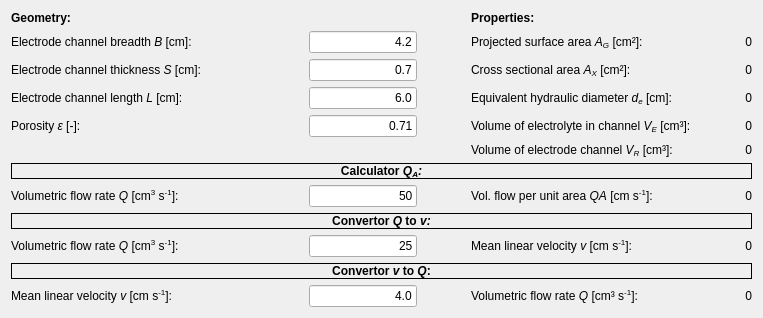
      <widget class="QWidget" name="tab_reactor">
       <attribute name="title">
        <string>Reactor</string>
       </attribute>
       <layout class="QGridLayout" name="gridLayout_3">
        <property name="horizontalSpacing">
         <number>54</number>
        </property>
        <item row="0" column="3">
         <widget class="QLabel" name="label_9">
          <property name="sizePolicy">
           <sizepolicy hsizetype="Preferred" vsizetype="Fixed">
            <horstretch>0</horstretch>
            <verstretch>0</verstretch>
           </sizepolicy>
          </property>
          <property name="text">
           <string>&lt;html&gt;&lt;head/&gt;&lt;body&gt;&lt;p&gt;&lt;span style=&quot; font-weight:600;&quot;&gt;Properties:&lt;/span&gt;&lt;/p&gt;&lt;/body&gt;&lt;/html&gt;</string>
          </property>
         </widget>
        </item>
        <item row="8" column="0" colspan="5">
         <widget class="QLabel" name="label_18">
          <property name="sizePolicy">
           <sizepolicy hsizetype="Preferred" vsizetype="Fixed">
            <horstretch>0</horstretch>
            <verstretch>0</verstretch>
           </sizepolicy>
          </property>
          <property name="frameShape">
           <enum>QFrame::Box</enum>
          </property>
          <property name="frameShadow">
           <enum>QFrame::Plain</enum>
          </property>
          <property name="lineWidth">
           <number>1</number>
          </property>
          <property name="text">
           <string>&lt;html&gt;&lt;head/&gt;&lt;body&gt;&lt;p&gt;&lt;span style=&quot; font-weight:600;&quot;&gt;Convertor &lt;/span&gt;&lt;span style=&quot; font-weight:600; font-style:italic;&quot;&gt;Q&lt;/span&gt;&lt;span style=&quot; font-weight:600;&quot;&gt; to &lt;/span&gt;&lt;span style=&quot; font-weight:600; font-style:italic;&quot;&gt;v:&lt;/span&gt;&lt;/p&gt;&lt;/body&gt;&lt;/html&gt;</string>
          </property>
          <property name="alignment">
           <set>Qt::AlignCenter</set>
          </property>
         </widget>
        </item>
        <item row="10" column="0" colspan="5">
         <widget class="QLabel" name="label_27">
          <property name="sizePolicy">
           <sizepolicy hsizetype="Preferred" vsizetype="Fixed">
            <horstretch>0</horstretch>
            <verstretch>0</verstretch>
           </sizepolicy>
          </property>
          <property name="frameShape">
           <enum>QFrame::Box</enum>
          </property>
          <property name="frameShadow">
           <enum>QFrame::Plain</enum>
          </property>
          <property name="lineWidth">
           <number>1</number>
          </property>
          <property name="midLineWidth">
           <number>0</number>
          </property>
          <property name="text">
           <string>&lt;html&gt;&lt;head/&gt;&lt;body&gt;&lt;p&gt;&lt;span style=&quot; font-weight:600;&quot;&gt;Convertor &lt;/span&gt;&lt;span style=&quot; font-weight:600; font-style:italic;&quot;&gt;v&lt;/span&gt;&lt;span style=&quot; font-weight:600;&quot;&gt; to &lt;/span&gt;&lt;span style=&quot; font-weight:600; font-style:italic;&quot;&gt;Q&lt;/span&gt;&lt;span style=&quot; font-weight:600;&quot;&gt;:&lt;/span&gt;&lt;/p&gt;&lt;/body&gt;&lt;/html&gt;</string>
          </property>
          <property name="alignment">
           <set>Qt::AlignCenter</set>
          </property>
         </widget>
        </item>
        <item row="2" column="3">
         <widget class="QLabel" name="label_20">
          <property name="text">
           <string>&lt;html&gt;&lt;head/&gt;&lt;body&gt;&lt;p&gt;Cross sectional area &lt;span style=&quot; font-style:italic;&quot;&gt;A&lt;/span&gt;&lt;span style=&quot; font-style:italic; vertical-align:sub;&quot;&gt;X&lt;/span&gt; [cm²]:&lt;/p&gt;&lt;/body&gt;&lt;/html&gt;</string>
          </property>
          <property name="wordWrap">
           <bool>false</bool>
          </property>
         </widget>
        </item>
        <item row="9" column="2">
         <widget class="QLineEdit" name="boxReactor_Qv">
          <property name="sizePolicy">
           <sizepolicy hsizetype="Fixed" vsizetype="Fixed">
            <horstretch>0</horstretch>
            <verstretch>0</verstretch>
           </sizepolicy>
          </property>
          <property name="text">
           <string>25</string>
          </property>
          <property name="alignment">
           <set>Qt::AlignRight|Qt::AlignTrailing|Qt::AlignVCenter</set>
          </property>
         </widget>
        </item>
        <item row="1" column="0">
         <widget class="QLabel" name="label_13">
          <property name="sizePolicy">
           <sizepolicy hsizetype="Fixed" vsizetype="Preferred">
            <horstretch>0</horstretch>
            <verstretch>0</verstretch>
           </sizepolicy>
          </property>
          <property name="text">
           <string>&lt;html&gt;&lt;head/&gt;&lt;body&gt;&lt;p&gt;Electrode channel breadth &lt;span style=&quot; font-style:italic;&quot;&gt;B&lt;/span&gt; [cm]:&lt;/p&gt;&lt;/body&gt;&lt;/html&gt;</string>
          </property>
         </widget>
        </item>
        <item row="2" column="4">
         <widget class="QLabel" name="lblReactor_AX">
          <property name="sizePolicy">
           <sizepolicy hsizetype="Preferred" vsizetype="Preferred">
            <horstretch>0</horstretch>
            <verstretch>0</verstretch>
           </sizepolicy>
          </property>
          <property name="text">
           <string>0</string>
          </property>
          <property name="alignment">
           <set>Qt::AlignRight|Qt::AlignTrailing|Qt::AlignVCenter</set>
          </property>
         </widget>
        </item>
        <item row="5" column="3">
         <widget class="QLabel" name="label_22">
          <property name="sizePolicy">
           <sizepolicy hsizetype="Preferred" vsizetype="Fixed">
            <horstretch>0</horstretch>
            <verstretch>0</verstretch>
           </sizepolicy>
          </property>
          <property name="text">
           <string>&lt;html&gt;&lt;head/&gt;&lt;body&gt;&lt;p&gt;Volume of electrode channel &lt;span style=&quot; font-style:italic;&quot;&gt;V&lt;/span&gt;&lt;span style=&quot; font-style:italic; vertical-align:sub;&quot;&gt;R&lt;/span&gt; [cm³]:&lt;/p&gt;&lt;/body&gt;&lt;/html&gt;</string>
          </property>
          <property name="wordWrap">
           <bool>false</bool>
          </property>
         </widget>
        </item>
        <item row="4" column="4">
         <widget class="QLabel" name="lblReactor_VE">
          <property name="sizePolicy">
           <sizepolicy hsizetype="Preferred" vsizetype="Preferred">
            <horstretch>0</horstretch>
            <verstretch>0</verstretch>
           </sizepolicy>
          </property>
          <property name="text">
           <string>0</string>
          </property>
          <property name="alignment">
           <set>Qt::AlignRight|Qt::AlignTrailing|Qt::AlignVCenter</set>
          </property>
         </widget>
        </item>
        <item row="4" column="2">
         <widget class="QLineEdit" name="boxReactor_eps">
          <property name="sizePolicy">
           <sizepolicy hsizetype="Fixed" vsizetype="Fixed">
            <horstretch>0</horstretch>
            <verstretch>0</verstretch>
           </sizepolicy>
          </property>
          <property name="text">
           <string>0.71</string>
          </property>
          <property name="alignment">
           <set>Qt::AlignRight|Qt::AlignTrailing|Qt::AlignVCenter</set>
          </property>
         </widget>
        </item>
        <item row="9" column="3">
         <widget class="QLabel" name="label_32">
          <property name="text">
           <string>&lt;html&gt;&lt;head/&gt;&lt;body&gt;&lt;p&gt;Mean linear velocity &lt;span style=&quot; font-style:italic;&quot;&gt;v&lt;/span&gt; [cm s&lt;span style=&quot; vertical-align:super;&quot;&gt;-1&lt;/span&gt;]:&lt;/p&gt;&lt;/body&gt;&lt;/html&gt;</string>
          </property>
          <property name="wordWrap">
           <bool>false</bool>
          </property>
         </widget>
        </item>
        <item row="11" column="0">
         <widget class="QLabel" name="label_28">
          <property name="sizePolicy">
           <sizepolicy hsizetype="Fixed" vsizetype="Preferred">
            <horstretch>0</horstretch>
            <verstretch>0</verstretch>
           </sizepolicy>
          </property>
          <property name="text">
           <string>&lt;html&gt;&lt;head/&gt;&lt;body&gt;&lt;p&gt;Mean linear velocity &lt;span style=&quot; font-style:italic;&quot;&gt;v&lt;/span&gt; [cm s&lt;span style=&quot; vertical-align:super;&quot;&gt;-1&lt;/span&gt;]:&lt;/p&gt;&lt;/body&gt;&lt;/html&gt;</string>
          </property>
          <property name="wordWrap">
           <bool>false</bool>
          </property>
         </widget>
        </item>
        <item row="11" column="4">
         <widget class="QLabel" name="lblReactor_Q">
          <property name="sizePolicy">
           <sizepolicy hsizetype="Preferred" vsizetype="Preferred">
            <horstretch>0</horstretch>
            <verstretch>0</verstretch>
           </sizepolicy>
          </property>
          <property name="text">
           <string>0</string>
          </property>
          <property name="alignment">
           <set>Qt::AlignRight|Qt::AlignTrailing|Qt::AlignVCenter</set>
          </property>
         </widget>
        </item>
        <item row="7" column="0">
         <widget class="QLabel" name="label_4">
          <property name="sizePolicy">
           <sizepolicy hsizetype="Fixed" vsizetype="Preferred">
            <horstretch>0</horstretch>
            <verstretch>0</verstretch>
           </sizepolicy>
          </property>
          <property name="text">
           <string>&lt;html&gt;&lt;head/&gt;&lt;body&gt;&lt;p&gt;Volumetric flow rate &lt;span style=&quot; font-style:italic;&quot;&gt;Q&lt;/span&gt; [cm&lt;span style=&quot; vertical-align:super;&quot;&gt;3&lt;/span&gt; s&lt;span style=&quot; vertical-align:super;&quot;&gt;-1&lt;/span&gt;]: &lt;/p&gt;&lt;/body&gt;&lt;/html&gt;</string>
          </property>
          <property name="wordWrap">
           <bool>false</bool>
          </property>
         </widget>
        </item>
        <item row="7" column="4">
         <widget class="QLabel" name="lblReactor_QA">
          <property name="sizePolicy">
           <sizepolicy hsizetype="Preferred" vsizetype="Preferred">
            <horstretch>0</horstretch>
            <verstretch>0</verstretch>
           </sizepolicy>
          </property>
          <property name="text">
           <string>0</string>
          </property>
          <property name="alignment">
           <set>Qt::AlignRight|Qt::AlignTrailing|Qt::AlignVCenter</set>
          </property>
         </widget>
        </item>
        <item row="9" column="0">
         <widget class="QLabel" name="label_26">
          <property name="sizePolicy">
           <sizepolicy hsizetype="Fixed" vsizetype="Preferred">
            <horstretch>0</horstretch>
            <verstretch>0</verstretch>
           </sizepolicy>
          </property>
          <property name="text">
           <string>&lt;html&gt;&lt;head/&gt;&lt;body&gt;&lt;p&gt;Volumetric flow rate &lt;span style=&quot; font-style:italic;&quot;&gt;Q&lt;/span&gt; [cm&lt;span style=&quot; vertical-align:super;&quot;&gt;3&lt;/span&gt; s&lt;span style=&quot; vertical-align:super;&quot;&gt;-1&lt;/span&gt;]: &lt;/p&gt;&lt;/body&gt;&lt;/html&gt;</string>
          </property>
          <property name="wordWrap">
           <bool>false</bool>
          </property>
         </widget>
        </item>
        <item row="1" column="4">
         <widget class="QLabel" name="lblReactor_AG">
          <property name="sizePolicy">
           <sizepolicy hsizetype="Preferred" vsizetype="Preferred">
            <horstretch>0</horstretch>
            <verstretch>0</verstretch>
           </sizepolicy>
          </property>
          <property name="text">
           <string>0</string>
          </property>
          <property name="alignment">
           <set>Qt::AlignRight|Qt::AlignTrailing|Qt::AlignVCenter</set>
          </property>
         </widget>
        </item>
        <item row="7" column="2">
         <widget class="QLineEdit" name="boxReactor_QA">
          <property name="sizePolicy">
           <sizepolicy hsizetype="Fixed" vsizetype="Fixed">
            <horstretch>0</horstretch>
            <verstretch>0</verstretch>
           </sizepolicy>
          </property>
          <property name="text">
           <string>50</string>
          </property>
          <property name="alignment">
           <set>Qt::AlignRight|Qt::AlignTrailing|Qt::AlignVCenter</set>
          </property>
         </widget>
        </item>
        <item row="3" column="3">
         <widget class="QLabel" name="label_21">
          <property name="text">
           <string>&lt;html&gt;&lt;head/&gt;&lt;body&gt;&lt;p&gt;Equivalent hydraulic diameter &lt;span style=&quot; font-style:italic;&quot;&gt;d&lt;/span&gt;&lt;span style=&quot; font-style:italic; vertical-align:sub;&quot;&gt;e&lt;/span&gt; [cm]:&lt;/p&gt;&lt;/body&gt;&lt;/html&gt;</string>
          </property>
          <property name="wordWrap">
           <bool>false</bool>
          </property>
         </widget>
        </item>
        <item row="2" column="2">
         <widget class="QLineEdit" name="boxReactor_S">
          <property name="sizePolicy">
           <sizepolicy hsizetype="Fixed" vsizetype="Fixed">
            <horstretch>0</horstretch>
            <verstretch>0</verstretch>
           </sizepolicy>
          </property>
          <property name="text">
           <string>0.7</string>
          </property>
          <property name="alignment">
           <set>Qt::AlignRight|Qt::AlignTrailing|Qt::AlignVCenter</set>
          </property>
         </widget>
        </item>
        <item row="0" column="0">
         <widget class="QLabel" name="label_8">
          <property name="sizePolicy">
           <sizepolicy hsizetype="Preferred" vsizetype="Fixed">
            <horstretch>0</horstretch>
            <verstretch>0</verstretch>
           </sizepolicy>
          </property>
          <property name="text">
           <string>&lt;html&gt;&lt;head/&gt;&lt;body&gt;&lt;p&gt;&lt;span style=&quot; font-weight:600;&quot;&gt;Geometry:&lt;/span&gt;&lt;/p&gt;&lt;/body&gt;&lt;/html&gt;</string>
          </property>
         </widget>
        </item>
        <item row="3" column="2">
         <widget class="QLineEdit" name="boxReactor_L">
          <property name="sizePolicy">
           <sizepolicy hsizetype="Fixed" vsizetype="Fixed">
            <horstretch>0</horstretch>
            <verstretch>0</verstretch>
           </sizepolicy>
          </property>
          <property name="text">
           <string>6.0</string>
          </property>
          <property name="alignment">
           <set>Qt::AlignRight|Qt::AlignTrailing|Qt::AlignVCenter</set>
          </property>
         </widget>
        </item>
        <item row="9" column="4">
         <widget class="QLabel" name="lblReactor_v">
          <property name="sizePolicy">
           <sizepolicy hsizetype="Preferred" vsizetype="Preferred">
            <horstretch>0</horstretch>
            <verstretch>0</verstretch>
           </sizepolicy>
          </property>
          <property name="text">
           <string>0</string>
          </property>
          <property name="alignment">
           <set>Qt::AlignRight|Qt::AlignTrailing|Qt::AlignVCenter</set>
          </property>
         </widget>
        </item>
        <item row="3" column="4">
         <widget class="QLabel" name="lblReactor_de">
          <property name="sizePolicy">
           <sizepolicy hsizetype="Preferred" vsizetype="Preferred">
            <horstretch>0</horstretch>
            <verstretch>0</verstretch>
           </sizepolicy>
          </property>
          <property name="text">
           <string>0</string>
          </property>
          <property name="alignment">
           <set>Qt::AlignRight|Qt::AlignTrailing|Qt::AlignVCenter</set>
          </property>
         </widget>
        </item>
        <item row="5" column="4">
         <widget class="QLabel" name="lblReactor_VR">
          <property name="sizePolicy">
           <sizepolicy hsizetype="Preferred" vsizetype="Preferred">
            <horstretch>0</horstretch>
            <verstretch>0</verstretch>
           </sizepolicy>
          </property>
          <property name="text">
           <string>0</string>
          </property>
          <property name="alignment">
           <set>Qt::AlignRight|Qt::AlignTrailing|Qt::AlignVCenter</set>
          </property>
         </widget>
        </item>
        <item row="1" column="3">
         <widget class="QLabel" name="label_19">
          <property name="text">
           <string>&lt;html&gt;&lt;head/&gt;&lt;body&gt;&lt;p&gt;Projected surface area &lt;span style=&quot; font-style:italic;&quot;&gt;A&lt;/span&gt;&lt;span style=&quot; font-style:italic; vertical-align:sub;&quot;&gt;G&lt;/span&gt; [cm²]:&lt;/p&gt;&lt;/body&gt;&lt;/html&gt;</string>
          </property>
          <property name="wordWrap">
           <bool>false</bool>
          </property>
         </widget>
        </item>
        <item row="4" column="3">
         <widget class="QLabel" name="label_23">
          <property name="text">
           <string>&lt;html&gt;&lt;head/&gt;&lt;body&gt;&lt;p&gt;Volume of electrolyte in channel &lt;span style=&quot; font-style:italic;&quot;&gt;V&lt;/span&gt;&lt;span style=&quot; font-style:italic; vertical-align:sub;&quot;&gt;E&lt;/span&gt; [cm³]:&lt;/p&gt;&lt;/body&gt;&lt;/html&gt;</string>
          </property>
          <property name="wordWrap">
           <bool>false</bool>
          </property>
         </widget>
        </item>
        <item row="4" column="0">
         <widget class="QLabel" name="label_16">
          <property name="text">
           <string>&lt;html&gt;&lt;head/&gt;&lt;body&gt;&lt;p&gt;Porosity &lt;span style=&quot; font-style:italic;&quot;&gt;ε&lt;/span&gt; [-]:&lt;/p&gt;&lt;/body&gt;&lt;/html&gt;</string>
          </property>
         </widget>
        </item>
        <item row="1" column="2">
         <widget class="QLineEdit" name="boxReactor_B">
          <property name="sizePolicy">
           <sizepolicy hsizetype="Fixed" vsizetype="Fixed">
            <horstretch>0</horstretch>
            <verstretch>0</verstretch>
           </sizepolicy>
          </property>
          <property name="text">
           <string>4.2</string>
          </property>
          <property name="alignment">
           <set>Qt::AlignRight|Qt::AlignTrailing|Qt::AlignVCenter</set>
          </property>
         </widget>
        </item>
        <item row="7" column="3">
         <widget class="QLabel" name="label_6">
          <property name="text">
           <string>&lt;html&gt;&lt;head/&gt;&lt;body&gt;&lt;p&gt;Vol. flow per unit area &lt;span style=&quot; font-style:italic;&quot;&gt;QA&lt;/span&gt; [cm s&lt;span style=&quot; vertical-align:super;&quot;&gt;-1&lt;/span&gt;]:&lt;/p&gt;&lt;/body&gt;&lt;/html&gt;</string>
          </property>
          <property name="wordWrap">
           <bool>false</bool>
          </property>
         </widget>
        </item>
        <item row="11" column="3">
         <widget class="QLabel" name="label">
          <property name="text">
           <string>&lt;html&gt;&lt;head/&gt;&lt;body&gt;&lt;p&gt;Volumetric flow rate &lt;span style=&quot; font-style:italic;&quot;&gt;Q&lt;/span&gt; [cm³ s&lt;span style=&quot; vertical-align:super;&quot;&gt;-1&lt;/span&gt;]:&lt;/p&gt;&lt;/body&gt;&lt;/html&gt;</string>
          </property>
          <property name="wordWrap">
           <bool>false</bool>
          </property>
         </widget>
        </item>
        <item row="6" column="0" colspan="5">
         <widget class="QLabel" name="label_3">
          <property name="sizePolicy">
           <sizepolicy hsizetype="Preferred" vsizetype="Fixed">
            <horstretch>0</horstretch>
            <verstretch>0</verstretch>
           </sizepolicy>
          </property>
          <property name="baseSize">
           <size>
            <width>0</width>
            <height>0</height>
           </size>
          </property>
          <property name="statusTip">
           <string/>
          </property>
          <property name="whatsThis">
           <string/>
          </property>
          <property name="frameShape">
           <enum>QFrame::Box</enum>
          </property>
          <property name="frameShadow">
           <enum>QFrame::Plain</enum>
          </property>
          <property name="lineWidth">
           <number>1</number>
          </property>
          <property name="text">
           <string>&lt;html&gt;&lt;head/&gt;&lt;body&gt;&lt;p&gt;&lt;span style=&quot; font-weight:600;&quot;&gt;Calculator &lt;/span&gt;&lt;span style=&quot; font-weight:600; font-style:italic;&quot;&gt;Q&lt;/span&gt;&lt;span style=&quot; font-weight:600; font-style:italic; vertical-align:sub;&quot;&gt;A&lt;/span&gt;&lt;span style=&quot; font-weight:600; font-style:italic;&quot;&gt;:&lt;/span&gt;&lt;/p&gt;&lt;/body&gt;&lt;/html&gt;</string>
          </property>
          <property name="alignment">
           <set>Qt::AlignCenter</set>
          </property>
         </widget>
        </item>
        <item row="3" column="0">
         <widget class="QLabel" name="label_15">
          <property name="sizePolicy">
           <sizepolicy hsizetype="Fixed" vsizetype="Preferred">
            <horstretch>0</horstretch>
            <verstretch>0</verstretch>
           </sizepolicy>
          </property>
          <property name="text">
           <string>&lt;html&gt;&lt;head/&gt;&lt;body&gt;&lt;p&gt;Electrode channel length &lt;span style=&quot; font-style:italic;&quot;&gt;L&lt;/span&gt; [cm]:&lt;/p&gt;&lt;/body&gt;&lt;/html&gt;</string>
          </property>
         </widget>
        </item>
        <item row="2" column="0">
         <widget class="QLabel" name="label_14">
          <property name="sizePolicy">
           <sizepolicy hsizetype="Fixed" vsizetype="Preferred">
            <horstretch>0</horstretch>
            <verstretch>0</verstretch>
           </sizepolicy>
          </property>
          <property name="text">
           <string>&lt;html&gt;&lt;head/&gt;&lt;body&gt;&lt;p&gt;Electrode channel thickness &lt;span style=&quot; font-style:italic;&quot;&gt;S&lt;/span&gt; [cm]:&lt;/p&gt;&lt;/body&gt;&lt;/html&gt;</string>
          </property>
         </widget>
        </item>
        <item row="11" column="2">
         <widget class="QLineEdit" name="boxReactor_v">
          <property name="sizePolicy">
           <sizepolicy hsizetype="Fixed" vsizetype="Fixed">
            <horstretch>0</horstretch>
            <verstretch>0</verstretch>
           </sizepolicy>
          </property>
          <property name="text">
           <string>4.0</string>
          </property>
          <property name="alignment">
           <set>Qt::AlignRight|Qt::AlignTrailing|Qt::AlignVCenter</set>
          </property>
         </widget>
        </item>
       </layout>
      </widget>
